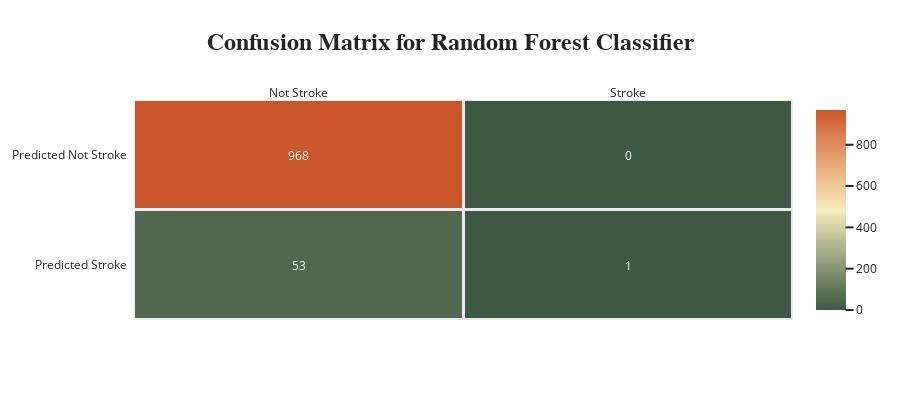

Source (notebook cell):
### Code cell
from sklearn.ensemble import RandomForestClassifier
import plotly.figure_factory as ff

X_train, X_test, y_train, y_test = train_test_split(X, y, test_size=0.2)

rfc = RandomForestClassifier()
rfc.fit(X_train, y_train)

#Score 
rfc_score = rfc.score(X_train, y_train)
rfc_test = rfc.score(X_test, y_test)

# Model Testing
y_pred = rfc.predict(X_test)

# Evaluation
rfc_cm = metrics.confusion_matrix(y_test,y_pred)
class_report = metrics.classification_report(y_test,y_pred)
print(f'Training Score: {rfc_score.round(3)}')
print(f'Testing Score: {rfc_test.round(3)}')
print(f'Classification report: {class_report}')

conf_matrix = pd.DataFrame(data=rfc_cm,columns=['Predicted:0','Predicted:1'],index=['Actual:0','Actual:1'])
print(f'Accuracy Score: {metrics.accuracy_score(y_test,y_pred).round(3)}')

z=rfc_cm
fig = ff.create_annotated_heatmap(z, x=['Not Stroke','Stroke'], y=['Predicted Not Stroke','Predicted Stroke'], colorscale='Fall',xgap=3,ygap=3)
fig['data'][0]['showscale'] = True

fig.update_layout(title_text='<b>Confusion Matrix for Random Forest Classifier<b>',
                  title_x=0.5,
                  titlefont={'size': 24, 'family': 'Courier New'},
                  width=900, height=400,
                  xaxis_showgrid=False,
                  yaxis_showgrid=False,
                  yaxis_autorange='reversed', 
                  paper_bgcolor=None,
                  template='seaborn'
                  )

fig.show()

### Figure 1 — Plotly figure (JSON) as saved in the notebook; plotly's stock layout.template omitted (floating-point values rounded to 4 significant figures)
{"data": [{"colorscale": [[0, "rgb(61, 89, 65)"], [0.1667, "rgb(119, 136, 104)"], [0.3333, "rgb(181, 185, 145)"], [0.5, "rgb(246, 237, 189)"], [0.6667, "rgb(237, 187, 138)"], [0.8333, "rgb(222, 138, 90)"], [1, "rgb(202, 86, 44)"]], "reversescale": false, "showscale": true, "type": "heatmap", "x": ["Not Stroke", "Stroke"], "xgap": 3, "y": ["Predicted Not Stroke", "Predicted Stroke"], "ygap": 3, "z": [[968, 0], [53, 1]]}], "layout": {"annotations": [{"font": {"color": "#FFFFFF"}, "showarrow": false, "text": "968", "x": "Not Stroke", "xref": "x", "y": "Predicted Not Stroke", "yref": "y"}, {"font": {"color": "#FFFFFF"}, "showarrow": false, "text": "0", "x": "Stroke", "xref": "x", "y": "Predicted Not Stroke", "yref": "y"}, {"font": {"color": "#FFFFFF"}, "showarrow": false, "text": "53", "x": "Not Stroke", "xref": "x", "y": "Predicted Stroke", "yref": "y"}, {"font": {"color": "#FFFFFF"}, "showarrow": false, "text": "1", "x": "Stroke", "xref": "x", "y": "Predicted Stroke", "yref": "y"}], "height": 400, "title": {"font": {"family": "Courier New", "size": 24}, "text": "<b>Confusion Matrix for Random Forest Classifier<b>", "x": 0.5}, "width": 900, "xaxis": {"dtick": 1, "gridcolor": "rgb(0, 0, 0)", "showgrid": false, "side": "top", "ticks": ""}, "yaxis": {"autorange": "reversed", "dtick": 1, "showgrid": false, "ticks": "", "ticksuffix": "  "}}}
